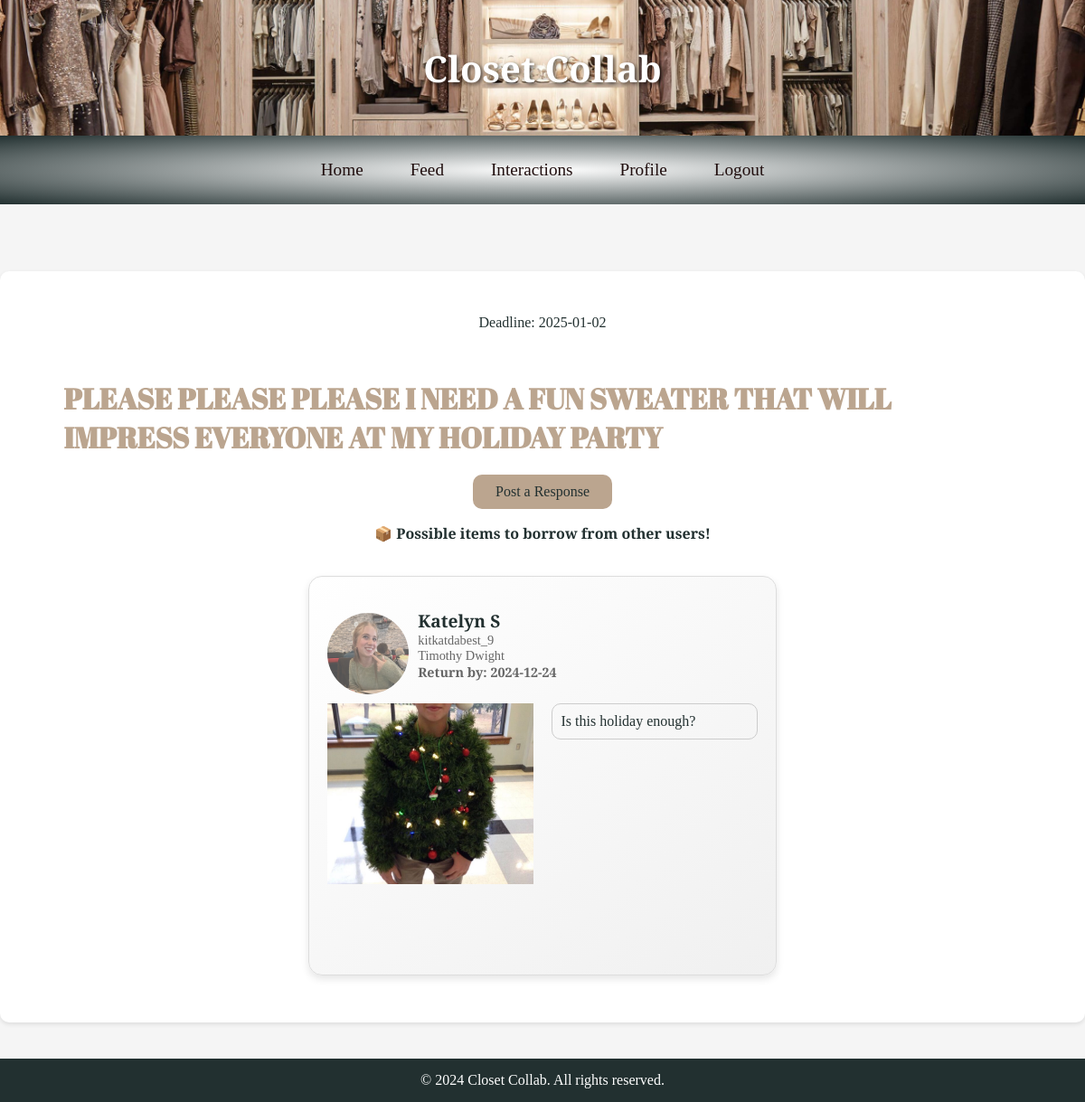
Screenshot of /inquiry/13 (signed in) with the database file from the repository.
### tables this page shows
CREATE TABLE "inquiries" (
    id INTEGER PRIMARY KEY AUTOINCREMENT,
    time_published DATETIME DEFAULT CURRENT_TIMESTAMP NOT NULL,
    request TEXT NOT NULL,
    exp_date DATE NOT NULL,
    accepted TEXT NOT NULL DEFAULT 'no',
    user_id INTEGER NOT NULL,
    FOREIGN KEY(user_id) REFERENCES user(id)
);

CREATE TABLE "responses" (
    id INTEGER PRIMARY KEY AUTOINCREMENT,
    inquiry_id INTEGER NOT NULL,
    prosp_Lender_id INTEGER NOT NULL,
    time_published DATETIME DEFAULT CURRENT_TIMESTAMP NOT NULL,
    reply TEXT NOT NULL, img_path TEXT, lending_exp_date DATE,
    FOREIGN KEY(inquiry_id) REFERENCES inquiries(id),
    FOREIGN KEY(prosp_Lender_id) REFERENCES users(id)
);

CREATE TABLE "users" (
    id INTEGER PRIMARY KEY AUTOINCREMENT,
    username TEXT UNIQUE NOT NULL,
    password TEXT NOT NULL,
    college TEXT NOT NULL,
    email TEXT NOT NULL,
    name TEXT NOT NULL, img_path TEXT NOT NULL DEFAULT 'profile/default.jpg');

### app.py (the view, shortened to what this page needs)
@app.route("/inquiry/<int:inquiry_id>", methods=["GET", "POST"])
@login_required
def inquiry(inquiry_id):
    db = get_db()
    inquiry = db.execute("""
       SELECT * FROM inquiries
        WHERE id = ?
    """, (inquiry_id,)).fetchone()
    curUser = session["user_id"]
    is_owner = inquiry["user_id"] == curUser
    db.execute("DELETE FROM responses WHERE lending_exp_date < CURRENT_DATE")
    responses = db.execute(
        "SELECT responses.*, users.name, users.username, users.college, users.img_path AS profile FROM responses JOIN users ON responses.prosp_Lender_id = users.id WHERE responses.inquiry_id = ? ORDER BY responses.time_published DESC", (inquiry_id, )).fetchall();
    inquiry_accepted = db.execute("SELECT accepted FROM inquiries WHERE id = ?", (inquiry_id, )).fetchone()[0]
    db.commit()
    if inquiry_accepted == 'yes':
        lenderId = db.execute("SELECT lender_id FROM interactions WHERE inquiry_id = ?", (inquiry_id, )).fetchone()[0]
        lender_info = get_lender_info(lenderId)
        return render_template("accepted_inquiry.html", lender_info=lender_info)
    else:
        return render_template("inquiry.html", responses=responses, inquiry=inquiry, is_owner=is_owner)

### app.py (called while the page is built)
def get_db():
    if 'db' not in g:
        g.db = sqlite3.connect('closet.db')
        g.db.row_factory = sqlite3.Row
    return g.db

@app.after_request
def after_request(response):
    response.headers["Cache-Control"] = "no-cache, no-store, must-revalidate"
    response.headers["Expires"] = 0
    response.headers["Pragma"] = "no-cache"
    return response

### helpers.py (called while the page is built)
def login_required(f):
    @wraps(f)
    def decorated_function(*args, **kwargs):
        if session.get("user_id") is None:
            return redirect("/login")
        return f(*args, **kwargs)
    return decorated_function

### templates/inquiry.html (shortened to what this page needs)
{% extends "layout.html" %}
{% block main %}
<div class="page-container">
    <p>Deadline: {{inquiry.exp_date}}</p>
    <div class="inquiry_request_with_replies">
        <h2 class="h2">{{inquiry.request}}</h2>
    </div>
    {% if not is_owner %}
    <button id="postRes" type="button" class="btn-primary" data-bs-toggle="modal" data-bs-target="#resMod">
        Post a Response
    </button>
    {% endif %}
    {% if responses %}
        <p class="page-description">📦 Possible items to borrow from other users!</p>
        <div class="responses-container" style="display: flex; flex-wrap: wrap; justify-content: center; gap: 20px; margin: 0 auto;">
            {% for response in responses %}
            <div class="interaction-card" style="flex: 0 0 calc(45% - 10px); min-width: 300px;" id="reply-{{ response.id }}">
                <div class="inquiry-header">
                    <div class="inquiry-user">
                            <img src="{{ url_for('static', filename=response.profile) }}" alt="User Image" class="user-img" style="width: 90px; height: 90px; margin-top: 20px;">
                        <div class="inquiry-user-info">
                            <h3 class="name">{{ response.name }}</h3>
                            <p class="username">{{ response.username }}</h4>
                            <p class="college">{{ response.college }}</p>
                            <p class="return-date">Return by: {{ response.lending_exp_date }}</p>
                        </div>
                    </div>
                </div>
                <div class="response-image-and-reply">
                    <img src="{{ url_for('static', filename=response.img_path) }}" alt="Item Image" class="item-img">
                    <div class="reply-box">
                        <p>{{ response.reply }}</p>
                    </div>
                </div>
            </div>
            {% endfor %}
        </div>
    {% else %}
        {% if is_owner %}
            <p class="page-description">⏰ Waiting for some responses... Waiting for our users...</p>
        {% endif %}
    {% endif %}
    </div>
{% endblock %}

### static/style.css (style rules this page uses)
html, body { height: 100%; width: 100%; margin: 0; padding-top: 130px; background-color: whitesmoke; display: flex; flex-direction: column; min-height: 100vh; padding-bottom: 150px; }
.h2 { font-size: 2em; margin-bottom: 10px; color: #BBA58F; font-family: 'Abril Fatface'; }
.inquiry_request_with_replies { max-height: 30vh; overflow-y: auto; overflow-x: hidden; padding: 10px; word-wrap: break-word; text-align: left; }
.page-container { width: 95%; max-width: 1400px; margin: 0 auto; display: block !important; align-items: unset !important; }
button, .btn { transition: background-color 0.3s, border-color 0.3s, color 0.3s; display: inline-block; background-color: #BBA58F; color: #223030; border: none; border-radius: 10px; padding: 10px 25px; text-decoration: none; font-size: 1.0em; cursor: pointer; margin: 0 15px; font-family: 'Merriweather', serif; }
.inquiry-header { display: flex; justify-content: space-between; align-items: center; width: 100%; margin-bottom: 10px; }
.inquiry-user { display: flex; align-items: center; }
.inquiry-user-info h3 { margin: 0; font-size: 1.2em; }
.inquiry-user-info p { margin: 0; font-size: 0.9em; color: #666; }
.interaction-card { background: linear-gradient(145deg, #ffffff, #f0f0f0) !important; border: 1px solid #ddd !important; border-radius: 15px !important; padding: 20px !important; box-shadow: 0 4px 8px rgba(0,0,0,0.1) !important; margin: 20px 0 !important; height: 400px; display: flex; flex-direction: column; justify-content: flex-start; overflow-y: auto; }
.user-img { width: 70px; height: 70px; border-radius: 100%; object-fit: cover; margin-right: 10px; float: left; }
.btn-primary, .delete-button { margin: 0 5px; }
.name { font-size: 20px; margin-top: 0px; margin-bottom: 20px; text-align: left; }
.username { font-size: 15px; margin-top: -20px; text-align: left; }
.college { font-size: 10px; margin-top: -25px; text-align: left; }
.return-date { font-size: 10px; margin-top: -25px; font-weight: bold; text-align: left; }
.page-description { font-weight: bold; }
.response-image-and-reply { display: flex; align-items: flex-start; justify-content: space-between; width: 100%; padding-bottom: 20px; }
.item-img { width: 48%; max-height: 200px; margin-right: 4%; object-fit: cover; }
.reply-box { width: 48%; max-height: 200px; overflow-y: auto; padding: 10px; border: 1px solid #ccc; border-radius: 10px; word-wrap: break-word; box-sizing: border-box; text-align: left; }
.reply-box p { margin: 0; }

### rows the page displays
inquiries: exp_date "2025-01-02", request "PLEASE PLEASE PLEASE I NEED A FUN SWEATER THAT WILL IMPRESS EVERYONE AT MY HOLIDAY PARTY"
responses: img_path (picture), name "Katelyn S", username "kitkatdabest_9", college "Timothy Dwight", lending_exp_date "2024-12-24", reply "Is this holiday enough?"
